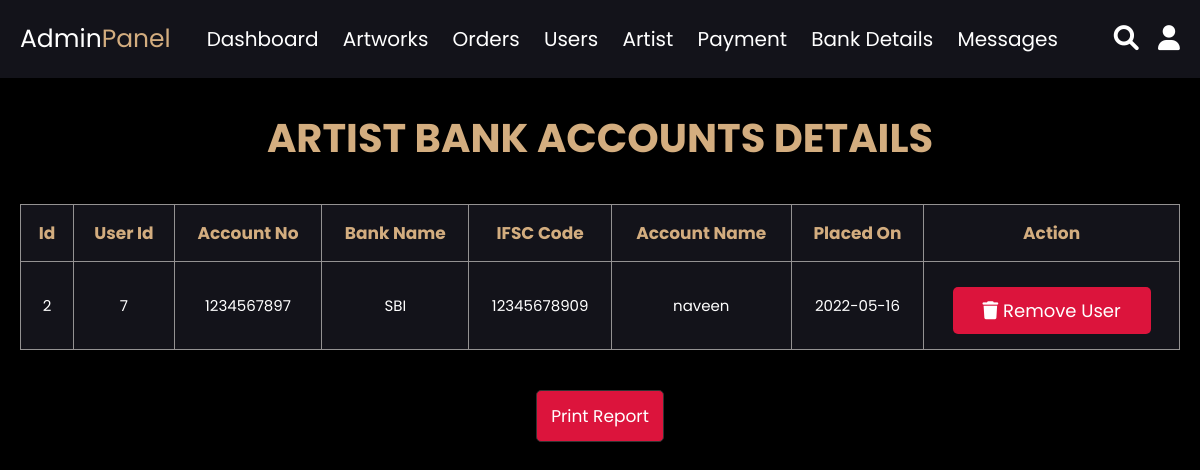
The app's page /admin_artist_bank.php (signed in) with its own data.
### tables this page shows
CREATE TABLE `a_bankaccount` (
  `id` int(100) NOT NULL,
  `user_id` int(100) NOT NULL,
  `a_no` bigint(100) NOT NULL,
  `b_name` varchar(100) NOT NULL,
  `ifsc` bigint(100) NOT NULL,
  `a_name` varchar(100) NOT NULL,
  `date` date NOT NULL
);

### admin_artist_bank.php (the view, shortened to what this page needs)
<?php
include 'connection.php';
?>
<html>
<head>
</head>
<body style="background-color: black">
<?php include 'admin_header.php'; ?>
<section class="user-table">
<h1 class="title"> artist bank accounts details </h1><br>
   <table>
      <thead>
         <th>id</th>
         <th>user id</th>
         <th>account no</th>
         <th>bank name</th>
         <th>IFSC Code</th>
         <th>account name</th>
         <th>placed on</th>
         <th id="remove">action</th>
      </thead>
      <tbody>
         <?php
            $result = mysqli_query($conn, "SELECT * FROM `a_bankaccount`");
            if(mysqli_num_rows($result) > 0){
               while($row = mysqli_fetch_assoc($result)){
         ?>
         <tr>
            <td><?php echo $row['id']; ?></td>
            <td><?php echo $row['user_id']; ?></td>
            <td><?php echo $row['a_no']; ?></td>
            <td><?php echo $row['b_name']; ?></td>
            <td><?php echo $row['ifsc']; ?></td>
            <td><?php echo $row['a_name']; ?></td>
            <td><?php echo $row['date']; ?></td>
            <td id="remove">
            <a href="admin_artist_bank.php?delete=<?php echo $row['id']; ?>" onclick="return confirm('delete this bank account?');" class="delete-btn" id="remove"><i class="fas fa-trash"></i> remove user</a>
         </td>
         </tr>
         <?php
            };
            }else{
               echo "<div class='empty'>no artist bank account found!</div>";
            };
         ?>
      </tbody>
   </table>
</section>
<center><button onclick="window.print()" class="btnn">print report</button></center>
</body>
</html>

### admin_css.css (style rules this page uses)
* { font-family: 'Poppins', sans-serif; margin:0; padding:0; box-sizing: border-box; outline: none; border:none; text-decoration: none; transition:all .2s linear; }
html { font-size: 62.5%; overflow-x: hidden; }
body { background-color: #13131a; }
section { padding:3rem 2rem; }
.title { text-align: center; margin-bottom: 2rem; text-transform: uppercase; color: #d3ad7f; font-size: 4rem; }
.user-table table { width: 100%; text-align: center; border:.1rem solid #949292; border-collapse: collapse; }
.user-table table thead th { padding:1.5rem; font-size: 5rem; background-color: #13131a; color:#d3ad7f; text-transform: capitalize; border:.1rem solid #949292; }
.user-table table td { padding:1.5rem; font-size: 2.5rem; color:#fff; background-color: #13131a; border:.1rem solid #949292; }
.delete-btn { background-color: #dc143c; }
.btnn, .update-btn { margin-top: 1rem; display: inline-block; padding:.9rem 3rem; font-size: 1.7rem; color:#fff; text-transform: capitalize; background: #dc143c; cursor: pointer; border:.1rem solid #333; box-shadow: 0 .5rem 1rem rgba(0,0,0,.1); border-radius: .5rem; padding:1.2rem 1.4rem; }
.btn, .option-btn, .delete-btn, .white-btn { display: inline-block; margin-top: 1rem; padding:1rem 3rem; cursor: pointer; color:#fff; font-size: 1.8rem; border-radius: .5rem; text-transform: capitalize; }
.user-table table { width: 100%; text-align: center; }
.user-table table thead th { padding:1.5rem; font-size: 1.7rem; background-color: #13131a; color:#d3ad7f; text-transform: capitalize; }
.user-table table td { font-size: 1.5rem; color:#fff; background-color: #13131a; }

### records on screen
a_bankaccount: id "2", user "7", a_no "1234567897", b_name "SBI", ifsc "12345678909", a_name "naveen", date "2022-05-16"
